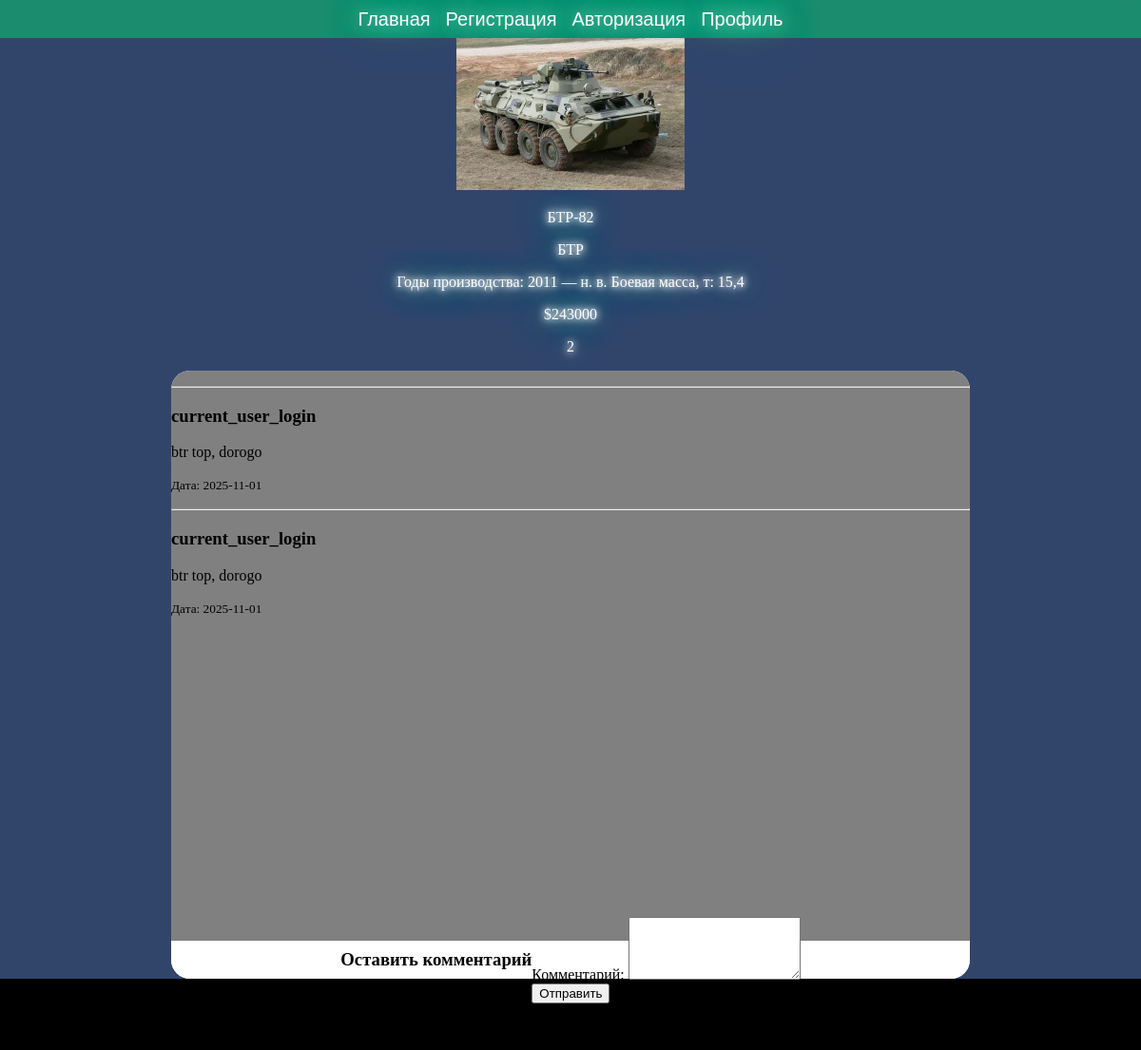
The page /FilipskyVehicleSite/tovar.php?id=2 on the database its author committed.
### tables this page shows
CREATE TABLE `tovar` (
  `id` int NOT NULL,
  `name` varchar(100) NOT NULL,
  `category` varchar(100) NOT NULL,
  `description_less` varchar(100) NOT NULL,
  `description_full` varchar(1000) NOT NULL,
  `price` varchar(100) NOT NULL,
  `img` varchar(100) NOT NULL
);

CREATE TABLE `comment` (
  `id` int NOT NULL,
  `user_id` int NOT NULL,
  `tovar_id` int NOT NULL,
  `comment` varchar(1000) NOT NULL,
  `login` varchar(100) NOT NULL,
  `created_at` date NOT NULL
);

### FilipskyVehicleSite/tovar.php (the view, shortened to what this page needs)
<?php
$host='localhost';
$user='root';
$pass='';
$dbname='AlikovG';
$conn = mysqli_connect($host, $user, $pass, $dbname);
$id = (int)($_POST['id'] ?? $_GET['id'] ?? 0);
$stmt_tovar = $conn->prepare("SELECT * FROM `tovar` WHERE `id` = ?");
$stmt_tovar->bind_param("i", $id);
$stmt_tovar->execute();
$result1 = $stmt_tovar->get_result();
$row1 = $result1->fetch_array();
$stmt_comment = $conn->prepare("SELECT `login`, `comment`, `user_id`, `created_at` FROM `comment` WHERE `tovar_id` = ? ORDER BY `created_at` DESC");
$stmt_comment->bind_param("i", $id);
$stmt_comment->execute();
$result_comments = $stmt_comment->get_result();
?>
<!DOCTYPE html>
<html>
<head>
    <link rel="stylesheet" href="style.css">
</head>
<body>
    <header>
        <div class="header_button_container">
            <a href='index.php'><button class="header_button">Главная</button></a>
            <a href='reg.php'><button class="header_button">Регистрация</button></a>
            <a href='auto.php'><button class="header_button">Авторизация</button></a>
            <a href='profile.php'><button class="header_button">Профиль</button></a>
        </div>
    </header>
    <main>
        <div class="main_panel_tovar">
            <center>
                <div class="main_product">
                    <img src="img/<?php echo htmlspecialchars($row1[6]); ?>" alt="tovar" width="50%" height="50%">
                    <p class='fix_dla_p'><?php echo htmlspecialchars($row1[1]); ?></p>
                    <p class='fix_dla_p'><?php echo htmlspecialchars($row1[2]); ?></p>
                    <p class='fix_dla_p'><?php echo htmlspecialchars($row1[3]); ?></p>
                    <p class='fix_dla_p'>$<?php echo htmlspecialchars($row1[5]); ?></p>
                    <p class='fix_dla_p'><?php echo htmlspecialchars($row1[0]); ?></p>
                </div>
            </center>
            <div class="comment_section">
                <div class="comment_view_scrollbar">
                    <?php
                    while($row_comment = $result_comments->fetch_assoc())
                    {
                    ?>
                    <div class="comment_block">
                        <p><hr class="vertical_line"><h3><?php echo htmlspecialchars($row_comment['login']); ?></h3></p>
                        <p><?php echo htmlspecialchars($row_comment['comment']); ?></p>
                        <small>Дата: <?php echo htmlspecialchars($row_comment['created_at']); ?></small>
                    </div>
                    <?php
                    }
                    ?>
                </div>
                <div class="comment_redaction_section">
                    <h3>Оставить комментарий</h3>
                    <form action="add_comment.php" method="post">
                        <label for="comment">Комментарий:</label>
                        <textarea id="comment" name="comment" rows="4" required></textarea>
                        <br>
                        <button type="submit">Отправить</button>
                    </form>
                </div>
            </div>
        </div>
    </main>
    <footer>
    </footer>
</body>
</html>

### FilipskyVehicleSite/style.css (style rules this page uses)
body { margin: 0px; width: 100%; min-height: 100vh; height: auto; background: green; }
header { width: 100%; height: 5vh; background: rgba(57, 152, 219, 0.5); backdrop-filter: blur(5px); position: sticky; top: 0; z-index: 100; display: flex; justify-content: center; align-items: center; flex-direction: row; }
a { text-decoration: none; }
.header_button { background: transparent; border: none; color: white; font-size: 20px; text-shadow: 0 0 21px #fff, 0 0 42px #0fa, 0 0 82px #0fa, 0 0 92px #0fa, 0 0 102px #0fa, 0 0 151px #0fa; }
main { margin: 0px; width: 100%; min-height: 100vh; height: auto; background: rgba(49, 69, 107, 1.0); }
.main_panel_tovar { width: 100%; min-height: 100vh; height: auto; display: flex; justify-content: center; align-items: center; flex-direction: column; }
.fix_dla_p { color: white; text-shadow: 0 0 7px #fff, 0 0 10px #fff, 0 0 21px #fff, 0 0 42px #0fa, 0 0 82px #0fa, 0 0 92px #0fa, 0 0 102px #0fa, 0 0 151px #0fa; }
.comment_section { width: 70%; min-height: 80vh; height: auto; background: white; border-radius: 20px; }
.comment_view_scrollbar { margin: 0px; width: 100%; height: 75vh; background: gray; border-top-left-radius: 20px; border-top-right-radius: 20px; overflow: auto; max-height: 75vh; }
.comment_redaction_section { width: 100%; height: 5vh; background: white; border-bottom-left-radius: 20px; border-bottom-right-radius: 20px; display: flex; justify-content: center; align-items: center; }
.vertical_line { height: auto; }
footer { width: 100%; height: 75px; background: black; }

### rows shown on the page
tovar: img (picture), name "БТР-82", category "БТР", description_less "Годы производства: 2011 — н. в. Боевая масса, т: 15,4", price "243000", id "2"
comment: login "current_user_login", comment "btr top, dorogo", created_at "2025-11-01"
comment: login "current_user_login", comment "btr top, dorogo", created_at "2025-11-01"
